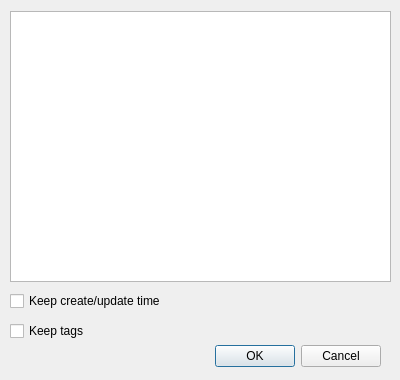
<?xml version="1.0" encoding="UTF-8"?>
<ui version="4.0">
 <class>CWizFolderSelector</class>
 <widget class="QDialog" name="CWizFolderSelector">
  <property name="geometry">
   <rect>
    <x>0</x>
    <y>0</y>
    <width>400</width>
    <height>380</height>
   </rect>
  </property>
  <property name="windowTitle">
   <string>Folder select</string>
  </property>
  <widget class="QDialogButtonBox" name="buttonBox">
   <property name="geometry">
    <rect>
     <x>20</x>
     <y>340</y>
     <width>361</width>
     <height>32</height>
    </rect>
   </property>
   <property name="orientation">
    <enum>Qt::Horizontal</enum>
   </property>
   <property name="standardButtons">
    <set>QDialogButtonBox::Cancel|QDialogButtonBox::Ok</set>
   </property>
  </widget>
  <widget class="QTreeView" name="treeFolders">
   <property name="geometry">
    <rect>
     <x>10</x>
     <y>11</y>
     <width>381</width>
     <height>271</height>
    </rect>
   </property>
  </widget>
  <widget class="QCheckBox" name="checkKeepTags">
   <property name="geometry">
    <rect>
     <x>10</x>
     <y>320</y>
     <width>151</width>
     <height>22</height>
    </rect>
   </property>
   <property name="text">
    <string>Keep tags</string>
   </property>
  </widget>
  <widget class="QCheckBox" name="checkKeepDate">
   <property name="geometry">
    <rect>
     <x>10</x>
     <y>290</y>
     <width>201</width>
     <height>22</height>
    </rect>
   </property>
   <property name="text">
    <string>Keep create/update time</string>
   </property>
  </widget>
 </widget>
 <resources/>
 <connections>
  <connection>
   <sender>buttonBox</sender>
   <signal>accepted()</signal>
   <receiver>CWizFolderSelector</receiver>
   <slot>accept()</slot>
   <hints>
    <hint type="sourcelabel">
     <x>248</x>
     <y>254</y>
    </hint>
    <hint type="destinationlabel">
     <x>157</x>
     <y>274</y>
    </hint>
   </hints>
  </connection>
  <connection>
   <sender>buttonBox</sender>
   <signal>rejected()</signal>
   <receiver>CWizFolderSelector</receiver>
   <slot>reject()</slot>
   <hints>
    <hint type="sourcelabel">
     <x>316</x>
     <y>260</y>
    </hint>
    <hint type="destinationlabel">
     <x>286</x>
     <y>274</y>
    </hint>
   </hints>
  </connection>
 </connections>
</ui>
